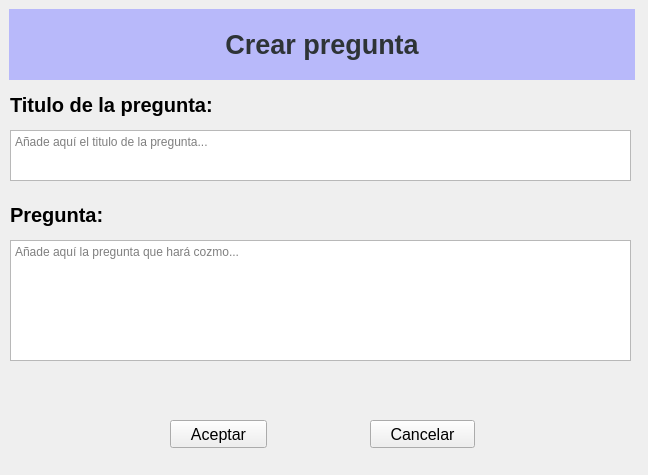
<?xml version="1.0" encoding="UTF-8"?>
<ui version="4.0">
 <class>Form</class>
 <widget class="QWidget" name="Form">
  <property name="geometry">
   <rect>
    <x>0</x>
    <y>0</y>
    <width>648</width>
    <height>475</height>
   </rect>
  </property>
  <property name="windowTitle">
   <string>Form</string>
  </property>
  <widget class="QFrame" name="frame">
   <property name="geometry">
    <rect>
     <x>0</x>
     <y>0</y>
     <width>644</width>
     <height>89</height>
    </rect>
   </property>
   <property name="minimumSize">
    <size>
     <width>626</width>
     <height>71</height>
    </size>
   </property>
   <property name="frameShape">
    <enum>QFrame::NoFrame</enum>
   </property>
   <property name="frameShadow">
    <enum>QFrame::Raised</enum>
   </property>
   <layout class="QVBoxLayout" name="verticalLayout">
    <item>
     <widget class="QLabel" name="titulo">
      <property name="minimumSize">
       <size>
        <width>626</width>
        <height>71</height>
       </size>
      </property>
      <property name="font">
       <font>
        <family>Ubuntu</family>
        <pointsize>20</pointsize>
        <weight>75</weight>
        <italic>false</italic>
        <bold>true</bold>
       </font>
      </property>
      <property name="styleSheet">
       <string notr="true">background-color: rgba(183, 184, 250, 252)</string>
      </property>
      <property name="frameShape">
       <enum>QFrame::NoFrame</enum>
      </property>
      <property name="frameShadow">
       <enum>QFrame::Plain</enum>
      </property>
      <property name="text">
       <string>&lt;html&gt;&lt;head/&gt;&lt;body&gt;&lt;p align=&quot;center&quot;&gt;&lt;span style=&quot; color:#2e3436;&quot;&gt;Crear pregunta&lt;/span&gt;&lt;/p&gt;&lt;/body&gt;&lt;/html&gt;</string>
      </property>
     </widget>
    </item>
   </layout>
  </widget>
  <widget class="QFrame" name="frame_2">
   <property name="geometry">
    <rect>
     <x>0</x>
     <y>90</y>
     <width>641</width>
     <height>401</height>
    </rect>
   </property>
   <property name="sizePolicy">
    <sizepolicy hsizetype="Preferred" vsizetype="Preferred">
     <horstretch>0</horstretch>
     <verstretch>0</verstretch>
    </sizepolicy>
   </property>
   <property name="frameShape">
    <enum>QFrame::NoFrame</enum>
   </property>
   <property name="frameShadow">
    <enum>QFrame::Raised</enum>
   </property>
   <widget class="QLabel" name="label">
    <property name="geometry">
     <rect>
      <x>10</x>
      <y>-10</y>
      <width>300</width>
      <height>50</height>
     </rect>
    </property>
    <property name="minimumSize">
     <size>
      <width>71</width>
      <height>50</height>
     </size>
    </property>
    <property name="font">
     <font>
      <pointsize>15</pointsize>
      <weight>75</weight>
      <bold>true</bold>
     </font>
    </property>
    <property name="styleSheet">
     <string notr="true"/>
    </property>
    <property name="text">
     <string>Titulo de la pregunta:</string>
    </property>
   </widget>
   <widget class="QPushButton" name="aceptar_alta_button">
    <property name="geometry">
     <rect>
      <x>170</x>
      <y>330</y>
      <width>97</width>
      <height>28</height>
     </rect>
    </property>
    <property name="font">
     <font>
      <pointsize>12</pointsize>
     </font>
    </property>
    <property name="text">
     <string>Aceptar</string>
    </property>
    <property name="icon">
     <iconset resource="iconos/recursos_formularios.qrc">
      <normaloff>:/iconos/tickverde.png</normaloff>:/iconos/tickverde.png</iconset>
    </property>
    <property name="iconSize">
     <size>
      <width>22</width>
      <height>22</height>
     </size>
    </property>
   </widget>
   <widget class="QPushButton" name="cancelar_alta_button">
    <property name="geometry">
     <rect>
      <x>370</x>
      <y>330</y>
      <width>105</width>
      <height>28</height>
     </rect>
    </property>
    <property name="sizePolicy">
     <sizepolicy hsizetype="Minimum" vsizetype="Fixed">
      <horstretch>0</horstretch>
      <verstretch>0</verstretch>
     </sizepolicy>
    </property>
    <property name="font">
     <font>
      <pointsize>12</pointsize>
     </font>
    </property>
    <property name="text">
     <string>Cancelar</string>
    </property>
    <property name="icon">
     <iconset resource="iconos/recursos_formularios.qrc">
      <normaloff>:/iconos/cruzroja.png</normaloff>:/iconos/cruzroja.png</iconset>
    </property>
    <property name="iconSize">
     <size>
      <width>22</width>
      <height>22</height>
     </size>
    </property>
   </widget>
   <widget class="QTextEdit" name="textEdit">
    <property name="geometry">
     <rect>
      <x>10</x>
      <y>40</y>
      <width>621</width>
      <height>51</height>
     </rect>
    </property>
    <property name="placeholderText">
     <string>Añade aquí el titulo de la pregunta...</string>
    </property>
   </widget>
   <widget class="QLabel" name="label_2">
    <property name="geometry">
     <rect>
      <x>10</x>
      <y>100</y>
      <width>300</width>
      <height>50</height>
     </rect>
    </property>
    <property name="minimumSize">
     <size>
      <width>71</width>
      <height>50</height>
     </size>
    </property>
    <property name="font">
     <font>
      <pointsize>15</pointsize>
      <weight>75</weight>
      <bold>true</bold>
     </font>
    </property>
    <property name="styleSheet">
     <string notr="true"/>
    </property>
    <property name="text">
     <string>Pregunta:</string>
    </property>
   </widget>
   <widget class="QTextEdit" name="textEdit_2">
    <property name="geometry">
     <rect>
      <x>10</x>
      <y>150</y>
      <width>621</width>
      <height>121</height>
     </rect>
    </property>
    <property name="placeholderText">
     <string>Añade aquí la pregunta que hará cozmo...</string>
    </property>
   </widget>
  </widget>
 </widget>
 <resources>
  <include location="iconos/recursos_formularios.qrc"/>
 </resources>
 <connections/>
</ui>
